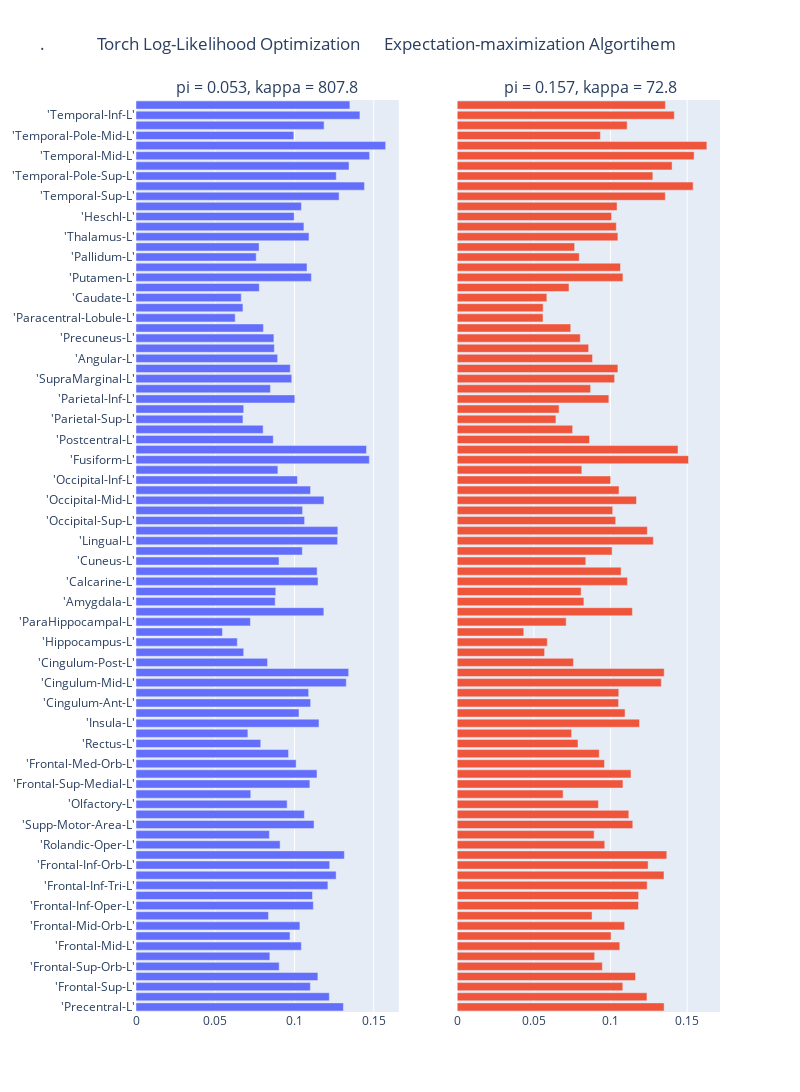
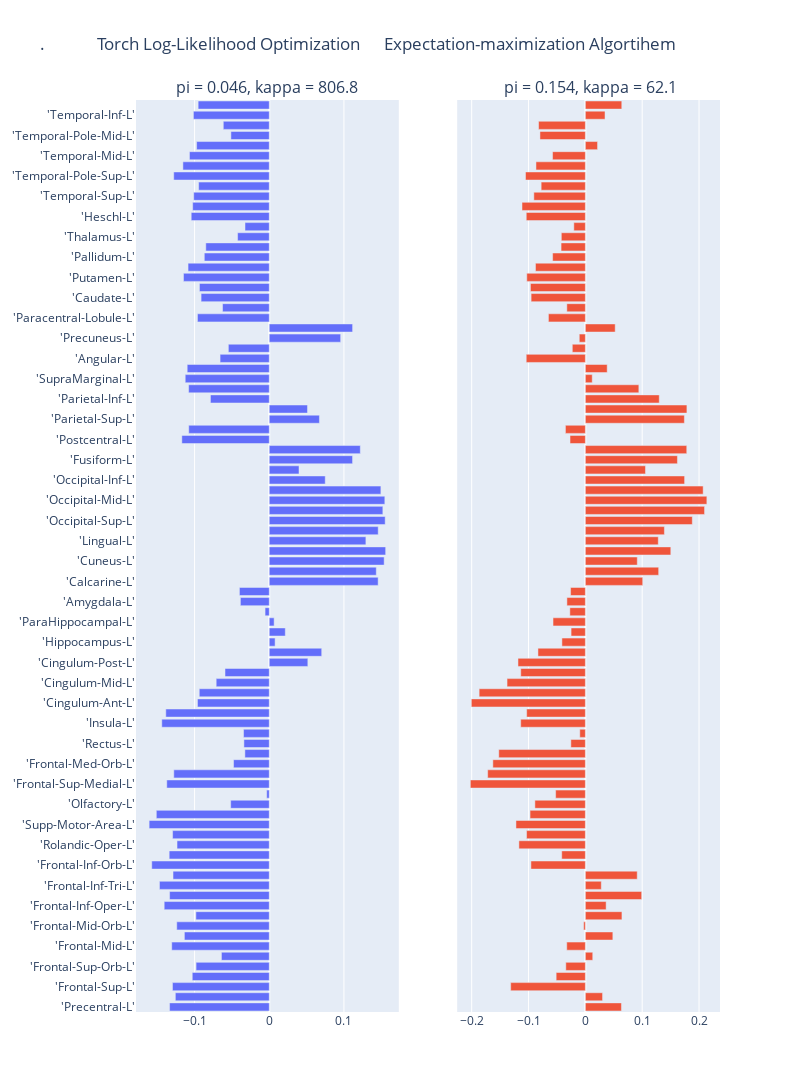
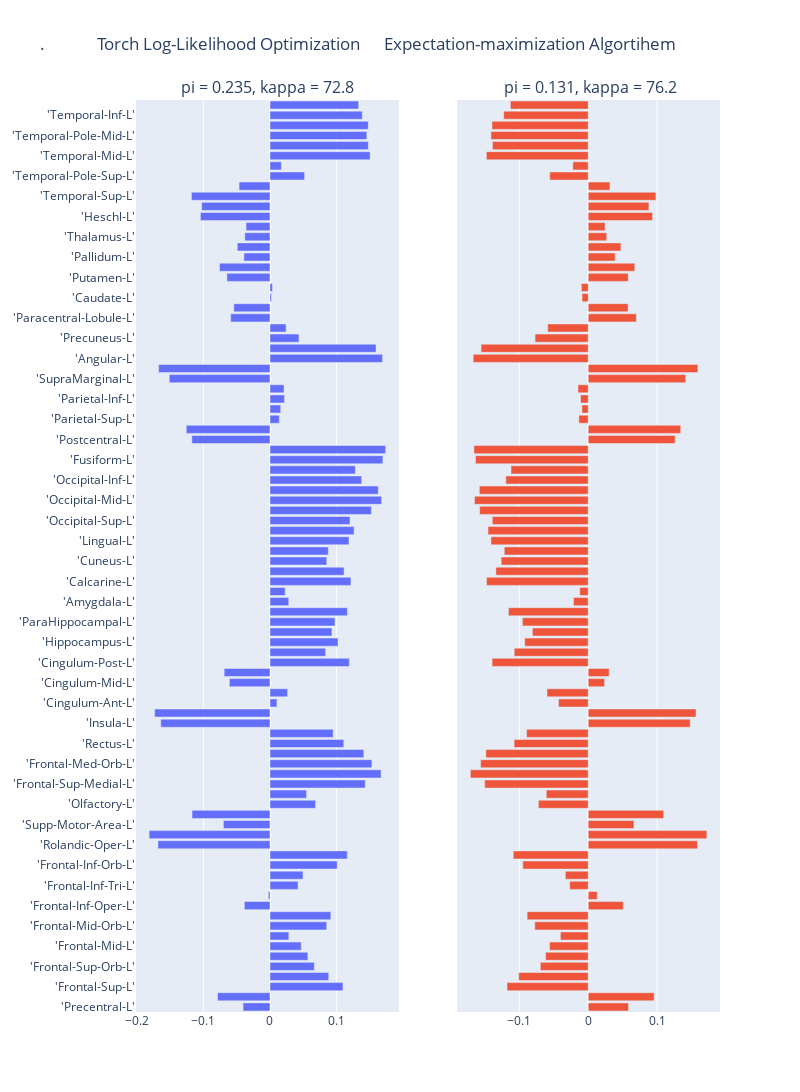
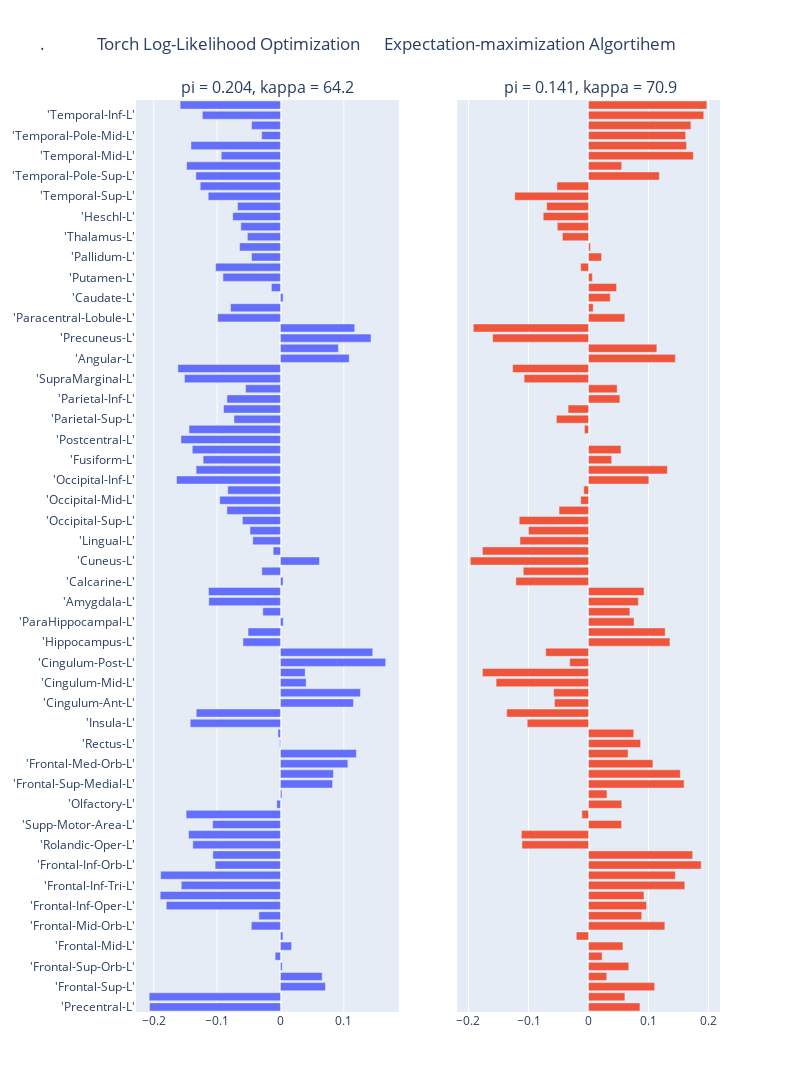

The notebook cell these images were saved under, in order:
### Code cell
# Analytical paring of Centroids
ComparisonIndex = [(0,5),(1,1),(2,4),(3,6),(4,0),(5,3),(6,2)]

# Plot each paired centroid
for Index in ComparisonIndex:
    fig = make_subplots(rows=1, cols=2,
                        shared_yaxes=True,
                        subplot_titles=(f" pi = {np.round(Pis_T[Index[0]],3)}, kappa = {np.round(kappas_T[Index[0]],1)} ",f" pi = {np.round(Pis_EM[Index[0]],3)}, kappa = {np.round(kappas_EM[Index[0]],1)}"))

    fig.add_trace(go.Bar(
                y=label,
                x=mus_T[:,Index[0]],
                orientation='h'),
                1,1)

    fig.add_trace(go.Bar(
                y=label,
                x=mus_EM[:,Index[1]],
                orientation='h'),
                1,2)


    fig.update_layout(height=1500, width=800,
                    title_text=".             Torch Log-Likelihood Optimization      Expectation-maximization Algortihem",
                    showlegend=False)
    fig.show()

### Figure 1 — Plotly figure (JSON) as saved in the notebook; plotly's stock layout.template omitted (floating-point values rounded to 4 significant figures)
{"data": [{"orientation": "h", "type": "bar", "x": [0.1309, 0.122, 0.11, 0.1148, 0.09037, 0.08446, 0.1043, 0.09719, 0.1034, 0.08362, 0.1119, 0.1114, 0.1211, 0.1263, 0.1222, 0.1315, 0.09094, 0.08419, 0.1123, 0.1063, 0.09538, 0.07241, 0.1097, 0.1142, 0.1011, 0.09627, 0.07871, 0.0706, 0.1155, 0.1029, 0.1102, 0.1089, 0.1327, 0.1342, 0.08302, 0.06796, 0.06391, 0.05455, 0.07219, 0.1185, 0.08783, 0.08819, 0.1149, 0.1143, 0.09025, 0.105, 0.1272, 0.1274, 0.1064, 0.1051, 0.1186, 0.1101, 0.1019, 0.08954, 0.1472, 0.1455, 0.08661, 0.08023, 0.06748, 0.06795, 0.1002, 0.08484, 0.09828, 0.09739, 0.08938, 0.08731, 0.08702, 0.08041, 0.06261, 0.06748, 0.06641, 0.07778, 0.1107, 0.1079, 0.07586, 0.07767, 0.1092, 0.106, 0.09984, 0.1044, 0.1282, 0.1442, 0.1264, 0.1344, 0.1474, 0.1575, 0.0996, 0.1187, 0.1413, 0.135], "xaxis": "x", "y": ["'Precentral-L'", "'Precentral-R'", "'Frontal-Sup-L'", "'Frontal-Sup-R'", "'Frontal-Sup-Orb-L'", "'Frontal-Sup-Orb-R'", "'Frontal-Mid-L'", "'Frontal-Mid-R'", "'Frontal-Mid-Orb-L'", "'Frontal-Mid-Orb-R'", "'Frontal-Inf-Oper-L'", "'Frontal-Inf-Oper-R'", "'Frontal-Inf-Tri-L'", "'Frontal-Inf-Tri-R'", "'Frontal-Inf-Orb-L'", "'Frontal-Inf-Orb-R'", "'Rolandic-Oper-L'", "'Rolandic-Oper-R'", "'Supp-Motor-Area-L'", "'Supp-Motor-Area-R'", "'Olfactory-L'", "'Olfactory-R'", "'Frontal-Sup-Medial-L'", "'Frontal-Sup-Medial-R'", "'Frontal-Med-Orb-L'", "'Frontal-Med-Orb-R'", "'Rectus-L'", "'Rectus-R'", "'Insula-L'", "'Insula-R'", "'Cingulum-Ant-L'", "'Cingulum-Ant-R'", "'Cingulum-Mid-L'", "'Cingulum-Mid-R'", "'Cingulum-Post-L'", "'Cingulum-Post-R'", "'Hippocampus-L'", "'Hippocampus-R'", "'ParaHippocampal-L'", "'ParaHippocampal-R'", "'Amygdala-L'", "'Amygdala-R'", "'Calcarine-L'", "'Calcarine-R'", "'Cuneus-L'", "'Cuneus-R'", "'Lingual-L'", "'Lingual-R'", "'Occipital-Sup-L'", "'Occipital-Sup-R'", "'Occipital-Mid-L'", "'Occipital-Mid-R'", "'Occipital-Inf-L'", "'Occipital-Inf-R'", "'Fusiform-L'", "'Fusiform-R'", "'Postcentral-L'", "'Postcentral-R'", "'Parietal-Sup-L'", "'Parietal-Sup-R'", "'Parietal-Inf-L'", "'Parietal-Inf-R'", "'SupraMarginal-L'", "'SupraMarginal-R'", "'Angular-L'", "'Angular-R'", "'Precuneus-L'", "'Precuneus-R'", "'Paracentral-Lobule-L'", "'Paracentral-Lobule-R'", "'Caudate-L'", "'Caudate-R'", "'Putamen-L'", "'Putamen-R'", "'Pallidum-L'", "'Pallidum-R'", "'Thalamus-L'", "'Thalamus-R'", "'Heschl-L'", "'Heschl-R'", "'Temporal-Sup-L'", "'Temporal-Sup-R'", "'Temporal-Pole-Sup-L'", "'Temporal-Pole-Sup-R'", "'Temporal-Mid-L'", "'Temporal-Mid-R'", "'Temporal-Pole-Mid-L'", "'Temporal-Pole-Mid-R'", "'Temporal-Inf-L'", "'Temporal-Inf-R'"], "yaxis": "y"}, {"orientation": "h", "type": "bar", "x": [0.135, 0.1238, 0.108, 0.1163, 0.09467, 0.08966, 0.106, 0.1003, 0.1092, 0.08796, 0.1183, 0.1183, 0.1239, 0.1349, 0.1245, 0.1367, 0.09624, 0.08931, 0.1145, 0.1119, 0.09212, 0.06906, 0.1081, 0.1134, 0.09607, 0.09265, 0.07879, 0.07462, 0.1189, 0.1095, 0.1053, 0.1054, 0.1331, 0.135, 0.07583, 0.057, 0.05877, 0.04342, 0.07107, 0.1143, 0.08262, 0.08081, 0.111, 0.1069, 0.08387, 0.101, 0.1279, 0.124, 0.1034, 0.1014, 0.1169, 0.1055, 0.1001, 0.08128, 0.1508, 0.144, 0.08631, 0.07528, 0.0644, 0.06644, 0.09891, 0.08701, 0.1027, 0.1048, 0.08826, 0.08574, 0.08027, 0.07404, 0.05596, 0.05606, 0.05846, 0.07291, 0.1081, 0.1065, 0.07961, 0.0766, 0.1048, 0.1038, 0.1007, 0.1043, 0.1357, 0.1539, 0.1276, 0.1402, 0.1545, 0.1628, 0.09342, 0.1109, 0.1416, 0.1358], "xaxis": "x2", "y": ["'Precentral-L'", "'Precentral-R'", "'Frontal-Sup-L'", "'Frontal-Sup-R'", "'Frontal-Sup-Orb-L'", "'Frontal-Sup-Orb-R'", "'Frontal-Mid-L'", "'Frontal-Mid-R'", "'Frontal-Mid-Orb-L'", "'Frontal-Mid-Orb-R'", "'Frontal-Inf-Oper-L'", "'Frontal-Inf-Oper-R'", "'Frontal-Inf-Tri-L'", "'Frontal-Inf-Tri-R'", "'Frontal-Inf-Orb-L'", "'Frontal-Inf-Orb-R'", "'Rolandic-Oper-L'", "'Rolandic-Oper-R'", "'Supp-Motor-Area-L'", "'Supp-Motor-Area-R'", "'Olfactory-L'", "'Olfactory-R'", "'Frontal-Sup-Medial-L'", "'Frontal-Sup-Medial-R'", "'Frontal-Med-Orb-L'", "'Frontal-Med-Orb-R'", "'Rectus-L'", "'Rectus-R'", "'Insula-L'", "'Insula-R'", "'Cingulum-Ant-L'", "'Cingulum-Ant-R'", "'Cingulum-Mid-L'", "'Cingulum-Mid-R'", "'Cingulum-Post-L'", "'Cingulum-Post-R'", "'Hippocampus-L'", "'Hippocampus-R'", "'ParaHippocampal-L'", "'ParaHippocampal-R'", "'Amygdala-L'", "'Amygdala-R'", "'Calcarine-L'", "'Calcarine-R'", "'Cuneus-L'", "'Cuneus-R'", "'Lingual-L'", "'Lingual-R'", "'Occipital-Sup-L'", "'Occipital-Sup-R'", "'Occipital-Mid-L'", "'Occipital-Mid-R'", "'Occipital-Inf-L'", "'Occipital-Inf-R'", "'Fusiform-L'", "'Fusiform-R'", "'Postcentral-L'", "'Postcentral-R'", "'Parietal-Sup-L'", "'Parietal-Sup-R'", "'Parietal-Inf-L'", "'Parietal-Inf-R'", "'SupraMarginal-L'", "'SupraMarginal-R'", "'Angular-L'", "'Angular-R'", "'Precuneus-L'", "'Precuneus-R'", "'Paracentral-Lobule-L'", "'Paracentral-Lobule-R'", "'Caudate-L'", "'Caudate-R'", "'Putamen-L'", "'Putamen-R'", "'Pallidum-L'", "'Pallidum-R'", "'Thalamus-L'", "'Thalamus-R'", "'Heschl-L'", "'Heschl-R'", "'Temporal-Sup-L'", "'Temporal-Sup-R'", "'Temporal-Pole-Sup-L'", "'Temporal-Pole-Sup-R'", "'Temporal-Mid-L'", "'Temporal-Mid-R'", "'Temporal-Pole-Mid-L'", "'Temporal-Pole-Mid-R'", "'Temporal-Inf-L'", "'Temporal-Inf-R'"], "yaxis": "y2"}], "layout": {"annotations": [{"font": {"size": 16}, "showarrow": false, "text": " pi = 0.053, kappa = 807.8 ", "x": 0.225, "xanchor": "center", "xref": "paper", "y": 1, "yanchor": "bottom", "yref": "paper"}, {"font": {"size": 16}, "showarrow": false, "text": " pi = 0.157, kappa = 72.8", "x": 0.775, "xanchor": "center", "xref": "paper", "y": 1, "yanchor": "bottom", "yref": "paper"}], "height": 1500, "showlegend": false, "title": {"text": ".             Torch Log-Likelihood Optimization      Expectation-maximization Algortihem"}, "width": 800, "xaxis": {"anchor": "y", "domain": [0, 0.45]}, "xaxis2": {"anchor": "y2", "domain": [0.55, 1]}, "yaxis": {"anchor": "x", "domain": [0, 1]}, "yaxis2": {"anchor": "x2", "domain": [0, 1], "matches": "y", "showticklabels": false}}}

### Figure 2 — Plotly figure (JSON) as saved in the notebook; plotly's stock layout.template omitted (floating-point values rounded to 4 significant figures)
{"data": [{"orientation": "h", "type": "bar", "x": [-0.1335, -0.1258, -0.1296, -0.1031, -0.098, -0.06404, -0.1306, -0.1136, -0.1239, -0.09823, -0.1407, -0.1334, -0.147, -0.1289, -0.1573, -0.134, -0.1235, -0.1294, -0.1608, -0.1512, -0.05166, -0.00344, -0.1372, -0.1278, -0.0478, -0.03263, -0.03394, -0.03442, -0.1439, -0.1385, -0.09612, -0.09373, -0.07106, -0.05924, 0.05167, 0.07022, 0.007828, 0.02149, 0.006521, -0.005612, -0.03864, -0.03995, 0.1458, 0.1433, 0.1539, 0.1559, 0.1294, 0.1459, 0.1552, 0.1521, 0.1548, 0.1495, 0.07497, 0.03983, 0.1115, 0.1219, -0.1171, -0.1078, 0.06718, 0.05117, -0.07876, -0.108, -0.1125, -0.1099, -0.06585, -0.05475, 0.09561, 0.1116, -0.09614, -0.06257, -0.09128, -0.09349, -0.1148, -0.1087, -0.08698, -0.08497, -0.04241, -0.03249, -0.1045, -0.1026, -0.1012, -0.09456, -0.1279, -0.1156, -0.1068, -0.09727, -0.05134, -0.06154, -0.1016, -0.09522], "xaxis": "x", "y": ["'Precentral-L'", "'Precentral-R'", "'Frontal-Sup-L'", "'Frontal-Sup-R'", "'Frontal-Sup-Orb-L'", "'Frontal-Sup-Orb-R'", "'Frontal-Mid-L'", "'Frontal-Mid-R'", "'Frontal-Mid-Orb-L'", "'Frontal-Mid-Orb-R'", "'Frontal-Inf-Oper-L'", "'Frontal-Inf-Oper-R'", "'Frontal-Inf-Tri-L'", "'Frontal-Inf-Tri-R'", "'Frontal-Inf-Orb-L'", "'Frontal-Inf-Orb-R'", "'Rolandic-Oper-L'", "'Rolandic-Oper-R'", "'Supp-Motor-Area-L'", "'Supp-Motor-Area-R'", "'Olfactory-L'", "'Olfactory-R'", "'Frontal-Sup-Medial-L'", "'Frontal-Sup-Medial-R'", "'Frontal-Med-Orb-L'", "'Frontal-Med-Orb-R'", "'Rectus-L'", "'Rectus-R'", "'Insula-L'", "'Insula-R'", "'Cingulum-Ant-L'", "'Cingulum-Ant-R'", "'Cingulum-Mid-L'", "'Cingulum-Mid-R'", "'Cingulum-Post-L'", "'Cingulum-Post-R'", "'Hippocampus-L'", "'Hippocampus-R'", "'ParaHippocampal-L'", "'ParaHippocampal-R'", "'Amygdala-L'", "'Amygdala-R'", "'Calcarine-L'", "'Calcarine-R'", "'Cuneus-L'", "'Cuneus-R'", "'Lingual-L'", "'Lingual-R'", "'Occipital-Sup-L'", "'Occipital-Sup-R'", "'Occipital-Mid-L'", "'Occipital-Mid-R'", "'Occipital-Inf-L'", "'Occipital-Inf-R'", "'Fusiform-L'", "'Fusiform-R'", "'Postcentral-L'", "'Postcentral-R'", "'Parietal-Sup-L'", "'Parietal-Sup-R'", "'Parietal-Inf-L'", "'Parietal-Inf-R'", "'SupraMarginal-L'", "'SupraMarginal-R'", "'Angular-L'", "'Angular-R'", "'Precuneus-L'", "'Precuneus-R'", "'Paracentral-Lobule-L'", "'Paracentral-Lobule-R'", "'Caudate-L'", "'Caudate-R'", "'Putamen-L'", "'Putamen-R'", "'Pallidum-L'", "'Pallidum-R'", "'Thalamus-L'", "'Thalamus-R'", "'Heschl-L'", "'Heschl-R'", "'Temporal-Sup-L'", "'Temporal-Sup-R'", "'Temporal-Pole-Sup-L'", "'Temporal-Pole-Sup-R'", "'Temporal-Mid-L'", "'Temporal-Mid-R'", "'Temporal-Pole-Mid-L'", "'Temporal-Pole-Mid-R'", "'Temporal-Inf-L'", "'Temporal-Inf-R'"], "yaxis": "y"}, {"orientation": "h", "type": "bar", "x": [0.06348, 0.03025, -0.1314, -0.05139, -0.03439, 0.01297, -0.03278, 0.04834, -0.003013, 0.06434, 0.03653, 0.09908, 0.02801, 0.09125, -0.09579, -0.04159, -0.1169, -0.1035, -0.1221, -0.09735, -0.08882, -0.05232, -0.2024, -0.1719, -0.1628, -0.1523, -0.0255, -0.009791, -0.1138, -0.1033, -0.2006, -0.1869, -0.1378, -0.1137, -0.1185, -0.08341, -0.04127, -0.02514, -0.05689, -0.0273, -0.03248, -0.026, 0.1009, 0.129, 0.09134, 0.1503, 0.1283, 0.1391, 0.1881, 0.2097, 0.2138, 0.2073, 0.1746, 0.1058, 0.162, 0.1784, -0.027, -0.03508, 0.1742, 0.1787, 0.13, 0.0941, 0.01208, 0.03837, -0.104, -0.02297, -0.01072, 0.05246, -0.06499, -0.03259, -0.09547, -0.09665, -0.1031, -0.08777, -0.05762, -0.04273, -0.04231, -0.02028, -0.104, -0.1115, -0.09065, -0.07779, -0.1053, -0.08689, -0.05772, 0.02144, -0.07988, -0.0823, 0.03459, 0.06406], "xaxis": "x2", "y": ["'Precentral-L'", "'Precentral-R'", "'Frontal-Sup-L'", "'Frontal-Sup-R'", "'Frontal-Sup-Orb-L'", "'Frontal-Sup-Orb-R'", "'Frontal-Mid-L'", "'Frontal-Mid-R'", "'Frontal-Mid-Orb-L'", "'Frontal-Mid-Orb-R'", "'Frontal-Inf-Oper-L'", "'Frontal-Inf-Oper-R'", "'Frontal-Inf-Tri-L'", "'Frontal-Inf-Tri-R'", "'Frontal-Inf-Orb-L'", "'Frontal-Inf-Orb-R'", "'Rolandic-Oper-L'", "'Rolandic-Oper-R'", "'Supp-Motor-Area-L'", "'Supp-Motor-Area-R'", "'Olfactory-L'", "'Olfactory-R'", "'Frontal-Sup-Medial-L'", "'Frontal-Sup-Medial-R'", "'Frontal-Med-Orb-L'", "'Frontal-Med-Orb-R'", "'Rectus-L'", "'Rectus-R'", "'Insula-L'", "'Insula-R'", "'Cingulum-Ant-L'", "'Cingulum-Ant-R'", "'Cingulum-Mid-L'", "'Cingulum-Mid-R'", "'Cingulum-Post-L'", "'Cingulum-Post-R'", "'Hippocampus-L'", "'Hippocampus-R'", "'ParaHippocampal-L'", "'ParaHippocampal-R'", "'Amygdala-L'", "'Amygdala-R'", "'Calcarine-L'", "'Calcarine-R'", "'Cuneus-L'", "'Cuneus-R'", "'Lingual-L'", "'Lingual-R'", "'Occipital-Sup-L'", "'Occipital-Sup-R'", "'Occipital-Mid-L'", "'Occipital-Mid-R'", "'Occipital-Inf-L'", "'Occipital-Inf-R'", "'Fusiform-L'", "'Fusiform-R'", "'Postcentral-L'", "'Postcentral-R'", "'Parietal-Sup-L'", "'Parietal-Sup-R'", "'Parietal-Inf-L'", "'Parietal-Inf-R'", "'SupraMarginal-L'", "'SupraMarginal-R'", "'Angular-L'", "'Angular-R'", "'Precuneus-L'", "'Precuneus-R'", "'Paracentral-Lobule-L'", "'Paracentral-Lobule-R'", "'Caudate-L'", "'Caudate-R'", "'Putamen-L'", "'Putamen-R'", "'Pallidum-L'", "'Pallidum-R'", "'Thalamus-L'", "'Thalamus-R'", "'Heschl-L'", "'Heschl-R'", "'Temporal-Sup-L'", "'Temporal-Sup-R'", "'Temporal-Pole-Sup-L'", "'Temporal-Pole-Sup-R'", "'Temporal-Mid-L'", "'Temporal-Mid-R'", "'Temporal-Pole-Mid-L'", "'Temporal-Pole-Mid-R'", "'Temporal-Inf-L'", "'Temporal-Inf-R'"], "yaxis": "y2"}], "layout": {"annotations": [{"font": {"size": 16}, "showarrow": false, "text": " pi = 0.046, kappa = 806.8 ", "x": 0.225, "xanchor": "center", "xref": "paper", "y": 1, "yanchor": "bottom", "yref": "paper"}, {"font": {"size": 16}, "showarrow": false, "text": " pi = 0.154, kappa = 62.1", "x": 0.775, "xanchor": "center", "xref": "paper", "y": 1, "yanchor": "bottom", "yref": "paper"}], "height": 1500, "showlegend": false, "title": {"text": ".             Torch Log-Likelihood Optimization      Expectation-maximization Algortihem"}, "width": 800, "xaxis": {"anchor": "y", "domain": [0, 0.45]}, "xaxis2": {"anchor": "y2", "domain": [0.55, 1]}, "yaxis": {"anchor": "x", "domain": [0, 1]}, "yaxis2": {"anchor": "x2", "domain": [0, 1], "matches": "y", "showticklabels": false}}}

### Figure 3 — Plotly figure (JSON) as saved in the notebook; plotly's stock layout.template omitted (floating-point values rounded to 4 significant figures)
{"data": [{"orientation": "h", "type": "bar", "x": [-0.04052, -0.07883, 0.1097, 0.08829, 0.06658, 0.05687, 0.04694, 0.02833, 0.0852, 0.09138, -0.03849, -0.002512, 0.04218, 0.04964, 0.101, 0.1162, -0.1683, -0.1816, -0.07004, -0.1171, 0.06848, 0.05498, 0.1431, 0.1669, 0.1531, 0.141, 0.1109, 0.09492, -0.1641, -0.1733, 0.01045, 0.02651, -0.06105, -0.06887, 0.1192, 0.08355, 0.1022, 0.09306, 0.09771, 0.1163, 0.0282, 0.02279, 0.1216, 0.1113, 0.08527, 0.08759, 0.1187, 0.1263, 0.1202, 0.1523, 0.1677, 0.1627, 0.1377, 0.1282, 0.1696, 0.1738, -0.1174, -0.1258, 0.01405, 0.01613, 0.02173, 0.02102, -0.1513, -0.1674, 0.1691, 0.1593, 0.04351, 0.02424, -0.05908, -0.0544, 0.0021, 0.003811, -0.06468, -0.07592, -0.03917, -0.04913, -0.0378, -0.03598, -0.1045, -0.1026, -0.118, -0.04644, 0.05196, 0.01709, 0.1505, 0.1478, 0.1454, 0.1476, 0.1386, 0.1331], "xaxis": "x", "y": ["'Precentral-L'", "'Precentral-R'", "'Frontal-Sup-L'", "'Frontal-Sup-R'", "'Frontal-Sup-Orb-L'", "'Frontal-Sup-Orb-R'", "'Frontal-Mid-L'", "'Frontal-Mid-R'", "'Frontal-Mid-Orb-L'", "'Frontal-Mid-Orb-R'", "'Frontal-Inf-Oper-L'", "'Frontal-Inf-Oper-R'", "'Frontal-Inf-Tri-L'", "'Frontal-Inf-Tri-R'", "'Frontal-Inf-Orb-L'", "'Frontal-Inf-Orb-R'", "'Rolandic-Oper-L'", "'Rolandic-Oper-R'", "'Supp-Motor-Area-L'", "'Supp-Motor-Area-R'", "'Olfactory-L'", "'Olfactory-R'", "'Frontal-Sup-Medial-L'", "'Frontal-Sup-Medial-R'", "'Frontal-Med-Orb-L'", "'Frontal-Med-Orb-R'", "'Rectus-L'", "'Rectus-R'", "'Insula-L'", "'Insula-R'", "'Cingulum-Ant-L'", "'Cingulum-Ant-R'", "'Cingulum-Mid-L'", "'Cingulum-Mid-R'", "'Cingulum-Post-L'", "'Cingulum-Post-R'", "'Hippocampus-L'", "'Hippocampus-R'", "'ParaHippocampal-L'", "'ParaHippocampal-R'", "'Amygdala-L'", "'Amygdala-R'", "'Calcarine-L'", "'Calcarine-R'", "'Cuneus-L'", "'Cuneus-R'", "'Lingual-L'", "'Lingual-R'", "'Occipital-Sup-L'", "'Occipital-Sup-R'", "'Occipital-Mid-L'", "'Occipital-Mid-R'", "'Occipital-Inf-L'", "'Occipital-Inf-R'", "'Fusiform-L'", "'Fusiform-R'", "'Postcentral-L'", "'Postcentral-R'", "'Parietal-Sup-L'", "'Parietal-Sup-R'", "'Parietal-Inf-L'", "'Parietal-Inf-R'", "'SupraMarginal-L'", "'SupraMarginal-R'", "'Angular-L'", "'Angular-R'", "'Precuneus-L'", "'Precuneus-R'", "'Paracentral-Lobule-L'", "'Paracentral-Lobule-R'", "'Caudate-L'", "'Caudate-R'", "'Putamen-L'", "'Putamen-R'", "'Pallidum-L'", "'Pallidum-R'", "'Thalamus-L'", "'Thalamus-R'", "'Heschl-L'", "'Heschl-R'", "'Temporal-Sup-L'", "'Temporal-Sup-R'", "'Temporal-Pole-Sup-L'", "'Temporal-Pole-Sup-R'", "'Temporal-Mid-L'", "'Temporal-Mid-R'", "'Temporal-Pole-Mid-L'", "'Temporal-Pole-Mid-R'", "'Temporal-Inf-L'", "'Temporal-Inf-R'"], "yaxis": "y"}, {"orientation": "h", "type": "bar", "x": [0.05838, 0.09563, -0.1178, -0.1008, -0.06941, -0.06184, -0.05616, -0.04036, -0.07751, -0.08862, 0.05082, 0.01313, -0.02686, -0.03318, -0.09497, -0.1087, 0.1585, 0.1721, 0.06636, 0.1095, -0.0723, -0.06087, -0.1502, -0.171, -0.1561, -0.1485, -0.1076, -0.08935, 0.1479, 0.1563, -0.04306, -0.0598, 0.02372, 0.03029, -0.1395, -0.1074, -0.09213, -0.08095, -0.0955, -0.1157, -0.02145, -0.01228, -0.1475, -0.134, -0.1262, -0.1218, -0.1411, -0.1454, -0.1392, -0.1575, -0.165, -0.1579, -0.1195, -0.112, -0.1635, -0.1657, 0.1261, 0.1342, -0.01361, -0.009153, -0.01117, -0.01486, 0.1414, 0.159, -0.1668, -0.1555, -0.0771, -0.05878, 0.06985, 0.05784, -0.009002, -0.009972, 0.05796, 0.06761, 0.03909, 0.04738, 0.02679, 0.0244, 0.09326, 0.08803, 0.09822, 0.03154, -0.05588, -0.02227, -0.1478, -0.1389, -0.1411, -0.1396, -0.1226, -0.1129], "xaxis": "x2", "y": ["'Precentral-L'", "'Precentral-R'", "'Frontal-Sup-L'", "'Frontal-Sup-R'", "'Frontal-Sup-Orb-L'", "'Frontal-Sup-Orb-R'", "'Frontal-Mid-L'", "'Frontal-Mid-R'", "'Frontal-Mid-Orb-L'", "'Frontal-Mid-Orb-R'", "'Frontal-Inf-Oper-L'", "'Frontal-Inf-Oper-R'", "'Frontal-Inf-Tri-L'", "'Frontal-Inf-Tri-R'", "'Frontal-Inf-Orb-L'", "'Frontal-Inf-Orb-R'", "'Rolandic-Oper-L'", "'Rolandic-Oper-R'", "'Supp-Motor-Area-L'", "'Supp-Motor-Area-R'", "'Olfactory-L'", "'Olfactory-R'", "'Frontal-Sup-Medial-L'", "'Frontal-Sup-Medial-R'", "'Frontal-Med-Orb-L'", "'Frontal-Med-Orb-R'", "'Rectus-L'", "'Rectus-R'", "'Insula-L'", "'Insula-R'", "'Cingulum-Ant-L'", "'Cingulum-Ant-R'", "'Cingulum-Mid-L'", "'Cingulum-Mid-R'", "'Cingulum-Post-L'", "'Cingulum-Post-R'", "'Hippocampus-L'", "'Hippocampus-R'", "'ParaHippocampal-L'", "'ParaHippocampal-R'", "'Amygdala-L'", "'Amygdala-R'", "'Calcarine-L'", "'Calcarine-R'", "'Cuneus-L'", "'Cuneus-R'", "'Lingual-L'", "'Lingual-R'", "'Occipital-Sup-L'", "'Occipital-Sup-R'", "'Occipital-Mid-L'", "'Occipital-Mid-R'", "'Occipital-Inf-L'", "'Occipital-Inf-R'", "'Fusiform-L'", "'Fusiform-R'", "'Postcentral-L'", "'Postcentral-R'", "'Parietal-Sup-L'", "'Parietal-Sup-R'", "'Parietal-Inf-L'", "'Parietal-Inf-R'", "'SupraMarginal-L'", "'SupraMarginal-R'", "'Angular-L'", "'Angular-R'", "'Precuneus-L'", "'Precuneus-R'", "'Paracentral-Lobule-L'", "'Paracentral-Lobule-R'", "'Caudate-L'", "'Caudate-R'", "'Putamen-L'", "'Putamen-R'", "'Pallidum-L'", "'Pallidum-R'", "'Thalamus-L'", "'Thalamus-R'", "'Heschl-L'", "'Heschl-R'", "'Temporal-Sup-L'", "'Temporal-Sup-R'", "'Temporal-Pole-Sup-L'", "'Temporal-Pole-Sup-R'", "'Temporal-Mid-L'", "'Temporal-Mid-R'", "'Temporal-Pole-Mid-L'", "'Temporal-Pole-Mid-R'", "'Temporal-Inf-L'", "'Temporal-Inf-R'"], "yaxis": "y2"}], "layout": {"annotations": [{"font": {"size": 16}, "showarrow": false, "text": " pi = 0.235, kappa = 72.8 ", "x": 0.225, "xanchor": "center", "xref": "paper", "y": 1, "yanchor": "bottom", "yref": "paper"}, {"font": {"size": 16}, "showarrow": false, "text": " pi = 0.131, kappa = 76.2", "x": 0.775, "xanchor": "center", "xref": "paper", "y": 1, "yanchor": "bottom", "yref": "paper"}], "height": 1500, "showlegend": false, "title": {"text": ".             Torch Log-Likelihood Optimization      Expectation-maximization Algortihem"}, "width": 800, "xaxis": {"anchor": "y", "domain": [0, 0.45]}, "xaxis2": {"anchor": "y2", "domain": [0.55, 1]}, "yaxis": {"anchor": "x", "domain": [0, 1]}, "yaxis2": {"anchor": "x2", "domain": [0, 1], "matches": "y", "showticklabels": false}}}

### Figure 4 — Plotly figure (JSON) as saved in the notebook; plotly's stock layout.template omitted (floating-point values rounded to 4 significant figures)
{"data": [{"orientation": "h", "type": "bar", "x": [-0.2065, -0.2072, 0.07101, 0.06586, 0.002748, -0.008425, 0.01754, 0.003877, -0.04596, -0.03402, -0.1803, -0.1898, -0.1565, -0.189, -0.1031, -0.1067, -0.1383, -0.145, -0.107, -0.1489, -0.00584, 0.002282, 0.08225, 0.08353, 0.1064, 0.1197, -0.001323, -0.003944, -0.1424, -0.1329, 0.1152, 0.1262, 0.04053, 0.03897, 0.166, 0.1456, -0.05915, -0.05114, 0.00431, -0.02788, -0.113, -0.1135, 0.004099, -0.02935, 0.06159, -0.01152, -0.0437, -0.04805, -0.06005, -0.0845, -0.09576, -0.08312, -0.164, -0.1331, -0.122, -0.1391, -0.1569, -0.1443, -0.07331, -0.08979, -0.08444, -0.05499, -0.1515, -0.1618, 0.1084, 0.09133, 0.1429, 0.1171, -0.09908, -0.07879, 0.004151, -0.01438, -0.09075, -0.1023, -0.04563, -0.06448, -0.05218, -0.06252, -0.07533, -0.0677, -0.114, -0.1266, -0.1334, -0.148, -0.09347, -0.1412, -0.02963, -0.04557, -0.1232, -0.1583], "xaxis": "x", "y": ["'Precentral-L'", "'Precentral-R'", "'Frontal-Sup-L'", "'Frontal-Sup-R'", "'Frontal-Sup-Orb-L'", "'Frontal-Sup-Orb-R'", "'Frontal-Mid-L'", "'Frontal-Mid-R'", "'Frontal-Mid-Orb-L'", "'Frontal-Mid-Orb-R'", "'Frontal-Inf-Oper-L'", "'Frontal-Inf-Oper-R'", "'Frontal-Inf-Tri-L'", "'Frontal-Inf-Tri-R'", "'Frontal-Inf-Orb-L'", "'Frontal-Inf-Orb-R'", "'Rolandic-Oper-L'", "'Rolandic-Oper-R'", "'Supp-Motor-Area-L'", "'Supp-Motor-Area-R'", "'Olfactory-L'", "'Olfactory-R'", "'Frontal-Sup-Medial-L'", "'Frontal-Sup-Medial-R'", "'Frontal-Med-Orb-L'", "'Frontal-Med-Orb-R'", "'Rectus-L'", "'Rectus-R'", "'Insula-L'", "'Insula-R'", "'Cingulum-Ant-L'", "'Cingulum-Ant-R'", "'Cingulum-Mid-L'", "'Cingulum-Mid-R'", "'Cingulum-Post-L'", "'Cingulum-Post-R'", "'Hippocampus-L'", "'Hippocampus-R'", "'ParaHippocampal-L'", "'ParaHippocampal-R'", "'Amygdala-L'", "'Amygdala-R'", "'Calcarine-L'", "'Calcarine-R'", "'Cuneus-L'", "'Cuneus-R'", "'Lingual-L'", "'Lingual-R'", "'Occipital-Sup-L'", "'Occipital-Sup-R'", "'Occipital-Mid-L'", "'Occipital-Mid-R'", "'Occipital-Inf-L'", "'Occipital-Inf-R'", "'Fusiform-L'", "'Fusiform-R'", "'Postcentral-L'", "'Postcentral-R'", "'Parietal-Sup-L'", "'Parietal-Sup-R'", "'Parietal-Inf-L'", "'Parietal-Inf-R'", "'SupraMarginal-L'", "'SupraMarginal-R'", "'Angular-L'", "'Angular-R'", "'Precuneus-L'", "'Precuneus-R'", "'Paracentral-Lobule-L'", "'Paracentral-Lobule-R'", "'Caudate-L'", "'Caudate-R'", "'Putamen-L'", "'Putamen-R'", "'Pallidum-L'", "'Pallidum-R'", "'Thalamus-L'", "'Thalamus-R'", "'Heschl-L'", "'Heschl-R'", "'Temporal-Sup-L'", "'Temporal-Sup-R'", "'Temporal-Pole-Sup-L'", "'Temporal-Pole-Sup-R'", "'Temporal-Mid-L'", "'Temporal-Mid-R'", "'Temporal-Pole-Mid-L'", "'Temporal-Pole-Mid-R'", "'Temporal-Inf-L'", "'Temporal-Inf-R'"], "yaxis": "y"}, {"orientation": "h", "type": "bar", "x": [0.0857, 0.06064, 0.1102, 0.03037, 0.06715, 0.02266, 0.05734, -0.02036, 0.1272, 0.08866, 0.09662, 0.09243, 0.1604, 0.1447, 0.1877, 0.1735, -0.1109, -0.1118, 0.05518, -0.01104, 0.05549, 0.03077, 0.1592, 0.1529, 0.1072, 0.06592, 0.0868, 0.07538, -0.1021, -0.1362, -0.05665, -0.0582, -0.154, -0.1767, -0.03126, -0.07127, 0.1356, 0.1277, 0.07582, 0.06884, 0.08306, 0.09251, -0.121, -0.1087, -0.1969, -0.1767, -0.1142, -0.09997, -0.1155, -0.04911, -0.01299, -0.007909, 0.1005, 0.1314, 0.03858, 0.05408, 0.0007415, -0.006835, -0.05354, -0.03402, 0.0522, 0.04774, -0.1073, -0.1264, 0.1447, 0.1138, -0.1598, -0.192, 0.06051, 0.00787, 0.03626, 0.04677, 0.006432, -0.01306, 0.02171, 0.003148, -0.04355, -0.05203, -0.07546, -0.06973, -0.1229, -0.05256, 0.118, 0.05524, 0.1746, 0.1634, 0.1619, 0.1706, 0.192, 0.1972], "xaxis": "x2", "y": ["'Precentral-L'", "'Precentral-R'", "'Frontal-Sup-L'", "'Frontal-Sup-R'", "'Frontal-Sup-Orb-L'", "'Frontal-Sup-Orb-R'", "'Frontal-Mid-L'", "'Frontal-Mid-R'", "'Frontal-Mid-Orb-L'", "'Frontal-Mid-Orb-R'", "'Frontal-Inf-Oper-L'", "'Frontal-Inf-Oper-R'", "'Frontal-Inf-Tri-L'", "'Frontal-Inf-Tri-R'", "'Frontal-Inf-Orb-L'", "'Frontal-Inf-Orb-R'", "'Rolandic-Oper-L'", "'Rolandic-Oper-R'", "'Supp-Motor-Area-L'", "'Supp-Motor-Area-R'", "'Olfactory-L'", "'Olfactory-R'", "'Frontal-Sup-Medial-L'", "'Frontal-Sup-Medial-R'", "'Frontal-Med-Orb-L'", "'Frontal-Med-Orb-R'", "'Rectus-L'", "'Rectus-R'", "'Insula-L'", "'Insula-R'", "'Cingulum-Ant-L'", "'Cingulum-Ant-R'", "'Cingulum-Mid-L'", "'Cingulum-Mid-R'", "'Cingulum-Post-L'", "'Cingulum-Post-R'", "'Hippocampus-L'", "'Hippocampus-R'", "'ParaHippocampal-L'", "'ParaHippocampal-R'", "'Amygdala-L'", "'Amygdala-R'", "'Calcarine-L'", "'Calcarine-R'", "'Cuneus-L'", "'Cuneus-R'", "'Lingual-L'", "'Lingual-R'", "'Occipital-Sup-L'", "'Occipital-Sup-R'", "'Occipital-Mid-L'", "'Occipital-Mid-R'", "'Occipital-Inf-L'", "'Occipital-Inf-R'", "'Fusiform-L'", "'Fusiform-R'", "'Postcentral-L'", "'Postcentral-R'", "'Parietal-Sup-L'", "'Parietal-Sup-R'", "'Parietal-Inf-L'", "'Parietal-Inf-R'", "'SupraMarginal-L'", "'SupraMarginal-R'", "'Angular-L'", "'Angular-R'", "'Precuneus-L'", "'Precuneus-R'", "'Paracentral-Lobule-L'", "'Paracentral-Lobule-R'", "'Caudate-L'", "'Caudate-R'", "'Putamen-L'", "'Putamen-R'", "'Pallidum-L'", "'Pallidum-R'", "'Thalamus-L'", "'Thalamus-R'", "'Heschl-L'", "'Heschl-R'", "'Temporal-Sup-L'", "'Temporal-Sup-R'", "'Temporal-Pole-Sup-L'", "'Temporal-Pole-Sup-R'", "'Temporal-Mid-L'", "'Temporal-Mid-R'", "'Temporal-Pole-Mid-L'", "'Temporal-Pole-Mid-R'", "'Temporal-Inf-L'", "'Temporal-Inf-R'"], "yaxis": "y2"}], "layout": {"annotations": [{"font": {"size": 16}, "showarrow": false, "text": " pi = 0.204, kappa = 64.2 ", "x": 0.225, "xanchor": "center", "xref": "paper", "y": 1, "yanchor": "bottom", "yref": "paper"}, {"font": {"size": 16}, "showarrow": false, "text": " pi = 0.141, kappa = 70.9", "x": 0.775, "xanchor": "center", "xref": "paper", "y": 1, "yanchor": "bottom", "yref": "paper"}], "height": 1500, "showlegend": false, "title": {"text": ".             Torch Log-Likelihood Optimization      Expectation-maximization Algortihem"}, "width": 800, "xaxis": {"anchor": "y", "domain": [0, 0.45]}, "xaxis2": {"anchor": "y2", "domain": [0.55, 1]}, "yaxis": {"anchor": "x", "domain": [0, 1]}, "yaxis2": {"anchor": "x2", "domain": [0, 1], "matches": "y", "showticklabels": false}}}
